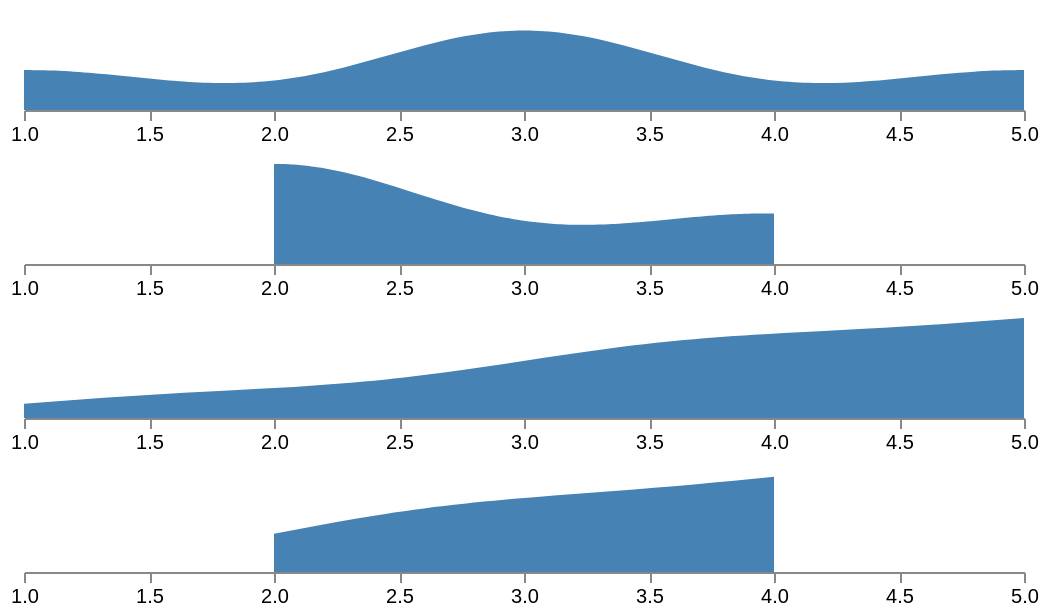

Specify this chart in Vega-Lite:
### Vega specification from a JSON file in a GitHub repository (floating-point values rounded to 4 significant figures)
{"$schema": "https://vega.github.io/schema/vega/v6.json", "width": 500, "padding": 5, "signals": [{"name": "plotHeight", "value": 50}, {"name": "bandwidth", "value": 0, "bind": {"input": "range", "min": 0, "max": 1, "step": 0.01}}], "data": [{"name": "points", "values": [{"k": "a", "v": 1}, {"k": "a", "v": 3}, {"k": "a", "v": 3}, {"k": "a", "v": 5}, {"k": "b", "v": 2}, {"k": "b", "v": 2}, {"k": "b", "v": 4}]}, {"name": "pdf", "source": "points", "transform": [{"type": "kde", "groupby": ["k"], "field": "v", "bandwidth": {"signal": "bandwidth"}}]}, {"name": "cdf", "source": "points", "transform": [{"type": "kde", "cumulative": true, "groupby": ["k"], "field": "v", "bandwidth": {"signal": "bandwidth"}}]}], "scales": [{"name": "xscale", "type": "linear", "range": "width", "domain": {"data": "points", "field": "v"}, "zero": false, "nice": true}, {"name": "ypdf", "type": "linear", "range": [{"signal": "plotHeight"}, 0], "domain": {"data": "pdf", "field": "density"}}, {"name": "ycdf", "type": "linear", "range": [{"signal": "plotHeight"}, 0], "domain": {"data": "cdf", "field": "density"}}], "layout": {"columns": 1, "padding": 10}, "marks": [{"type": "group", "from": {"facet": {"data": "pdf", "name": "facet", "groupby": "k"}}, "encode": {"enter": {"height": {"signal": "plotHeight"}}}, "axes": [{"orient": "bottom", "scale": "xscale", "zindex": 1}], "marks": [{"type": "area", "from": {"data": "facet"}, "encode": {"update": {"x": {"scale": "xscale", "field": "value"}, "y": {"scale": "ypdf", "field": "density"}, "y2": {"scale": "ypdf", "value": 0}, "fill": {"value": "steelblue"}}}}]}, {"type": "group", "from": {"facet": {"data": "cdf", "name": "facet", "groupby": "k"}}, "encode": {"enter": {"height": {"signal": "plotHeight"}}}, "axes": [{"orient": "bottom", "scale": "xscale", "zindex": 1}], "marks": [{"type": "area", "from": {"data": "facet"}, "encode": {"update": {"x": {"scale": "xscale", "field": "value"}, "y": {"scale": "ycdf", "field": "density"}, "y2": {"scale": "ycdf", "value": 0}, "fill": {"value": "steelblue"}}}}]}]}
